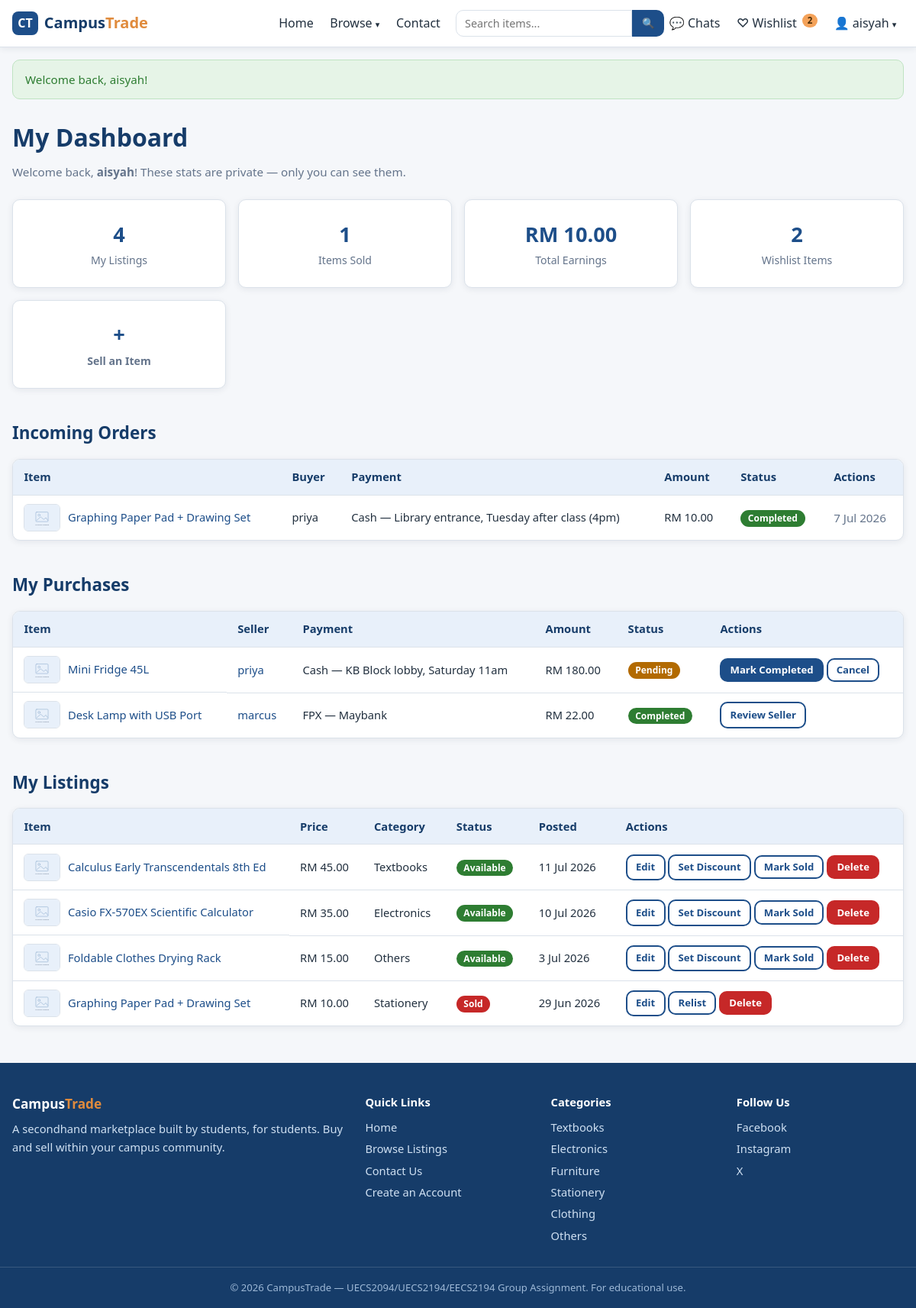
The app's page /dashboard.php (signed in) with its own data.
### tables this page shows
CREATE TABLE orders (
  order_id       INT AUTO_INCREMENT PRIMARY KEY,
  listing_id     INT NOT NULL,
  buyer_id       INT NOT NULL,
  seller_id      INT NOT NULL,
  payment_method ENUM('FPX','QR','Cash') NOT NULL,
  bank_name      VARCHAR(100) NULL,
  proof_image    VARCHAR(255) NULL,
  meetup_details TEXT NULL,
  amount         DECIMAL(10,2) NOT NULL,
  status         ENUM('Pending','Completed','Cancelled') NOT NULL DEFAULT 'Pending',
  created_at     DATETIME NOT NULL DEFAULT CURRENT_TIMESTAMP,
  updated_at     DATETIME NULL ON UPDATE CURRENT_TIMESTAMP,
  CONSTRAINT fk_orders_listing FOREIGN KEY (listing_id)
    REFERENCES listings(listing_id) ON DELETE CASCADE,
  CONSTRAINT fk_orders_buyer FOREIGN KEY (buyer_id)
    REFERENCES users(user_id) ON DELETE CASCADE,
  CONSTRAINT fk_orders_seller FOREIGN KEY (seller_id)
    REFERENCES users(user_id) ON DELETE CASCADE
);

CREATE TABLE listings (
  listing_id     INT AUTO_INCREMENT PRIMARY KEY,
  user_id        INT NOT NULL,
  title          VARCHAR(100) NOT NULL,
  description    TEXT NOT NULL,
  price          DECIMAL(10,2) NOT NULL,
  original_price DECIMAL(10,2) NULL,
  is_discounted  TINYINT(1) NOT NULL DEFAULT 0,
  discounted_at  DATETIME NULL,
  category       VARCHAR(50) NOT NULL,
  item_condition ENUM('New','Like New','Good','Fair') NOT NULL,
  image          VARCHAR(255) NULL,
  status         ENUM('Available','Sold','Reserved') NOT NULL DEFAULT 'Available',
  created_at     DATETIME NOT NULL DEFAULT CURRENT_TIMESTAMP,
  updated_at     DATETIME NULL ON UPDATE CURRENT_TIMESTAMP,
  CONSTRAINT fk_listings_user FOREIGN KEY (user_id)
    REFERENCES users(user_id) ON DELETE CASCADE
);

CREATE TABLE users (
  user_id       INT AUTO_INCREMENT PRIMARY KEY,
  username      VARCHAR(50)  NOT NULL UNIQUE,
  email         VARCHAR(100) NOT NULL UNIQUE,
  password      VARCHAR(255) NOT NULL,
  phone         VARCHAR(20)  NULL,
  profile_image VARCHAR(255) NOT NULL DEFAULT 'default.png',
  qr_image      VARCHAR(255) NULL,
  role          ENUM('user','admin') NOT NULL DEFAULT 'user',
  created_at    DATETIME NOT NULL DEFAULT CURRENT_TIMESTAMP
);

### includes/functions.php (called while the page is built, shortened)
<?php
function e(?string $value): string
{
    return htmlspecialchars($value ?? '', ENT_QUOTES, 'UTF-8');
}
function format_price(float $price): string
{
    return 'RM ' . number_format($price, 2);
}
function format_date(string $datetime): string
{
    return date('j M Y', strtotime($datetime));
}
function status_class(string $status): string
{
    return 'status-' . strtolower($status);
}
function listing_image(?string $image): string
{
    return 'images/placeholder.svg';
}
function has_discount(array $listing): bool
{
    return !empty($listing['is_discounted']) && $listing['original_price'] !== null;
}
function price_html(array $listing): string
{
    return format_price((float) $listing['price']);
}

### dashboard.php (the view, shortened to what this page needs)
<?php
require_once __DIR__ . '/includes/db.php';
$user_id = $_SESSION['user_id'];
$stmt = $conn->prepare(
    "SELECT
        (SELECT COUNT(*) FROM listings WHERE user_id = ?)                                        AS my_listings,
        (SELECT COUNT(*) FROM orders  WHERE seller_id = ? AND status = 'Completed')              AS my_sold,
        (SELECT COALESCE(SUM(amount), 0) FROM orders WHERE seller_id = ? AND status = 'Completed') AS my_earnings,
        (SELECT COUNT(*) FROM wishlist WHERE user_id = ?)                                        AS my_wishlist"
);
$stmt->bind_param('iiii', $user_id, $user_id, $user_id, $user_id);
$stmt->execute();
$overview = $stmt->get_result()->fetch_assoc();
$stmt = $conn->prepare(
    'SELECT o.*, l.title, l.image, u.username AS buyer_name
     FROM orders o
     JOIN listings l ON o.listing_id = l.listing_id
     JOIN users u ON o.buyer_id = u.user_id
     WHERE o.seller_id = ?
     ORDER BY o.created_at DESC'
);
$stmt->bind_param('i', $user_id);
$stmt->execute();
$incoming_orders = $stmt->get_result()->fetch_all(MYSQLI_ASSOC);
$stmt = $conn->prepare(
    'SELECT o.*, l.title, l.image, u.username AS seller_name
     FROM orders o
     JOIN listings l ON o.listing_id = l.listing_id
     JOIN users u ON o.seller_id = u.user_id
     WHERE o.buyer_id = ?
     ORDER BY o.created_at DESC'
);
$stmt->bind_param('i', $user_id);
$stmt->execute();
$my_purchases = $stmt->get_result()->fetch_all(MYSQLI_ASSOC);
$stmt = $conn->prepare(
    'SELECT listing_id, title, price, original_price, is_discounted, category, item_condition, image, status, created_at
     FROM listings WHERE user_id = ? ORDER BY created_at DESC'
);
$stmt->bind_param('i', $user_id);
$stmt->execute();
$my_listings = $stmt->get_result()->fetch_all(MYSQLI_ASSOC);
function order_payment_details(array $o): string
{
    if ($o['payment_method'] === 'FPX') {
        return 'FPX — ' . e($o['bank_name'] ?? '');
    }
    return 'Cash — ' . e(mb_strimwidth($o['meetup_details'] ?? '', 0, 60, '…'));
}
require_once __DIR__ . '/includes/header.php';
?>
<div class="container">
    <h1 class="page-title">My Dashboard</h1>
    <p class="muted">Welcome back, <strong><?= e($_SESSION['username']) ?></strong>!
        These stats are private — only you can see them.</p>
    <div class="dashboard-stats">
        <div class="stat card">
            <span class="stat-number"><?= (int) $overview['my_listings'] ?></span>
            <span class="stat-label">My Listings</span>
        </div>
        <div class="stat card">
            <span class="stat-number"><?= (int) $overview['my_sold'] ?></span>
            <span class="stat-label">Items Sold</span>
        </div>
        <div class="stat card">
            <span class="stat-number"><?= format_price((float) $overview['my_earnings']) ?></span>
            <span class="stat-label">Total Earnings</span>
        </div>
        <div class="stat card">
            <span class="stat-number"><?= (int) $overview['my_wishlist'] ?></span>
            <span class="stat-label">Wishlist Items</span>
        </div>
        <a href="create_listing.php" class="stat card stat-action">
            <span class="stat-number">+</span>
            <span class="stat-label">Sell an Item</span>
        </a>
    </div>
    <?php if ($incoming_orders): ?>
        <section class="section">
            <h2 class="section-title">Incoming Orders</h2>
            <div class="table-wrap">
                <table class="listing-table">
                    <thead>
                        <tr>
                            <th>Item</th>
                            <th>Buyer</th>
                            <th>Payment</th>
                            <th>Amount</th>
                            <th>Status</th>
                            <th>Actions</th>
                        </tr>
                    </thead>
                    <tbody>
                        <?php foreach ($incoming_orders as $o): ?>
                            <tr>
                                <td class="cell-item">
                                    <img src="<?= e(listing_image($o['image'])) ?>" alt="" class="thumb">
                                    <a href="item.php?id=<?= (int) $o['listing_id'] ?>"><?= e($o['title']) ?></a>
                                </td>
                                <td><?= e($o['buyer_name']) ?></td>
                                <td><?= order_payment_details($o) ?></td>
                                <td><?= format_price((float) $o['amount']) ?></td>
                                <td><span class="badge order-<?= strtolower($o['status']) ?>"><?= e($o['status']) ?></span></td>
                                <td class="cell-actions">
                                    <?php if ($o['status'] === 'Pending'): ?>
                                        <form method="post" action="dashboard.php"
                                              onsubmit="return confirm('Confirm payment received and mark this order Completed? The listing will be marked Sold.');">
                                            <input type="hidden" name="action" value="order_status">
                                            <input type="hidden" name="order_id" value="<?= (int) $o['order_id'] ?>">
                                            <input type="hidden" name="status" value="Completed">
                                            <button type="submit" class="btn btn-small btn-primary">Confirm Payment</button>
                                        </form>
                                        <form method="post" action="dashboard.php"
                                              onsubmit="return confirm('Cancel this order? The listing becomes Available again.');">
                                            <input type="hidden" name="action" value="order_status">
                                            <input type="hidden" name="order_id" value="<?= (int) $o['order_id'] ?>">
                                            <input type="hidden" name="status" value="Cancelled">
                                            <button type="submit" class="btn btn-small btn-outline">Cancel</button>
                                        </form>
                                    <?php else: ?>
                                        <span class="muted"><?= format_date($o['updated_at'] ?? $o['created_at']) ?></span>
                                    <?php endif; ?>
                                </td>
                            </tr>
                        <?php endforeach; ?>
                    </tbody>
                </table>
            </div>
        </section>
    <?php endif; ?>
    <?php if ($my_purchases): ?>
        <section class="section">
            <h2 class="section-title">My Purchases</h2>
            <div class="table-wrap">
                <table class="listing-table">
                    <thead>
                        <tr>
                            <th>Item</th>
                            <th>Seller</th>
                            <th>Payment</th>
                            <th>Amount</th>
                            <th>Status</th>
                            <th>Actions</th>
                        </tr>
                    </thead>
                    <tbody>
                        <?php foreach ($my_purchases as $o): ?>
                            <tr>
                                <td class="cell-item">
                                    <img src="<?= e(listing_image($o['image'])) ?>" alt="" class="thumb">
                                    <a href="item.php?id=<?= (int) $o['listing_id'] ?>"><?= e($o['title']) ?></a>
                                </td>
                                <td><a href="seller.php?id=<?= (int) $o['seller_id'] ?>"><?= e($o['seller_name']) ?></a></td>
                                <td><?= order_payment_details($o) ?></td>
                                <td><?= format_price((float) $o['amount']) ?></td>
                                <td><span class="badge order-<?= strtolower($o['status']) ?>"><?= e($o['status']) ?></span></td>
                                <td class="cell-actions">
                                    <?php if ($o['status'] === 'Pending'): ?>
                                        <?php if ($o['payment_method'] === 'Cash'): ?>
                                            <form method="post" action="dashboard.php"
                                                  onsubmit="return confirm('Confirm the meetup happened and mark this order Completed?');">
                                                <button type="submit" class="btn btn-small btn-primary">Mark Completed</button>
                                            </form>
                                        <?php endif; ?>
                                        <form method="post" action="dashboard.php"
                                              onsubmit="return confirm('Cancel this order?');">
                                            <button type="submit" class="btn btn-small btn-outline">Cancel</button>
                                        </form>
                                    <?php elseif ($o['status'] === 'Completed'): ?>
                                        <a href="seller.php?id=<?= (int) $o['seller_id'] ?>" class="btn btn-small btn-outline">Review Seller</a>
                                    <?php endif; ?>
                                </td>
                            </tr>
                        <?php endforeach; ?>
                    </tbody>
                </table>
            </div>
        </section>
    <?php endif; ?>
    <section class="section">
        <h2 class="section-title">My Listings</h2>
        <?php if (!$my_listings): ?>
            <div class="empty-state">
                <p><strong>You haven't listed anything yet.</strong></p>
                <p>Got textbooks or gadgets gathering dust? List them now.</p>
                <a href="create_listing.php" class="btn btn-primary">Create Your First Listing</a>
            </div>
        <?php else: ?>
            <div class="table-wrap">
                <table class="listing-table">
                    <thead>
                        <tr>
                            <th>Item</th>
                            <th>Price</th>
                            <th>Category</th>
                            <th>Status</th>
                            <th>Posted</th>
                            <th>Actions</th>
                        </tr>
                    </thead>
                    <tbody>
                        <?php foreach ($my_listings as $item): ?>
                            <tr>
                                <td class="cell-item">
                                    <img src="<?= e(listing_image($item['image'])) ?>" alt="" class="thumb">
                                    <a href="item.php?id=<?= (int) $item['listing_id'] ?>"><?= e($item['title']) ?></a>
                                </td>
                                <td>
                                    <?= price_html($item) ?>
                                </td>
                                <td><?= e($item['category']) ?></td>
                                <td><span class="badge <?= status_class($item['status']) ?>"><?= e($item['status']) ?></span></td>
                                <td><?= format_date($item['created_at']) ?></td>
                                <td class="cell-actions">
                                    <a href="edit_listing.php?id=<?= (int) $item['listing_id'] ?>" class="btn btn-small btn-outline">Edit</a>
                                    <?php if ($item['status'] !== 'Sold'): ?>
                                        <a href="edit_listing.php?id=<?= (int) $item['listing_id'] ?>#discount" class="btn btn-small btn-outline">
                                            <?= has_discount($item) ? 'Discount…' : 'Set Discount' ?>
                                        </a>
                                    <?php endif; ?>
                                    <?php if ($item['status'] !== 'Sold'): ?>
                                        <form method="post" action="dashboard.php">
                                            <button type="submit" class="btn btn-small btn-outline">Mark Sold</button>
                                        </form>
                                    <?php else: ?>
                                        <form method="post" action="dashboard.php">
                                            <button type="submit" class="btn btn-small btn-outline">Relist</button>
                                        </form>
                                    <?php endif; ?>
                                    <form method="post" action="delete_listing.php"
                                          onsubmit="return confirm('Delete this listing permanently?');">
                                        <button type="submit" class="btn btn-small btn-danger">Delete</button>
                                    </form>
                                </td>
                            </tr>
                        <?php endforeach; ?>
                    </tbody>
                </table>
            </div>
        <?php endif; ?>
    </section>
</div>
<?php require_once __DIR__ . '/includes/footer.php'; ?>

### records on screen
orders: listing.title "Graphing Paper Pad + Drawing Set", buyer.username "priya", meetup_details "Cash — Library entrance, Tuesday after class (4pm)", amount "RM 10.00", status "Completed", format_date($o['updated_at'] ?? $o['created_at']) "7 Jul 2026"
orders: listing.title "Mini Fridge 45L", seller.username "priya", meetup_details "Cash — KB Block lobby, Saturday 11am", amount "RM 180.00", status "Pending"
orders: listing.title "Desk Lamp with USB Port", seller.username "marcus", bank_name "FPX — Maybank", amount "RM 22.00", status "Completed"
listings: title "Calculus Early Transcendentals 8th Ed", price "RM 45.00", category "Textbooks", status "Available", created_at "11 Jul 2026", is_discounted "Set Discount"
listings: title "Casio FX-570EX Scientific Calculator", price "RM 35.00", category "Electronics", status "Available", created_at "10 Jul 2026", is_discounted "Set Discount"
listings: title "Foldable Clothes Drying Rack", price "RM 15.00", category "Others", status "Available", created_at "3 Jul 2026", is_discounted "Set Discount"
listings: title "Graphing Paper Pad + Drawing Set", price "RM 10.00", category "Stationery", status "Sold", created_at "29 Jun 2026"

### other values on screen
$wishlist_count "2"
$_SESSION['username'] "aisyah"
$flash[0] "Welcome back, aisyah!"
$overview['my_listings'] "4"
$overview['my_sold'] "1"
format_price((float) $overview['my_earnings']) "RM 10.00"
$overview['my_wishlist'] "2"
$cat "Textbooks"
$cat "Electronics"
$cat "Furniture"
$cat "Stationery"
$cat "Clothing"
$cat "Others"
